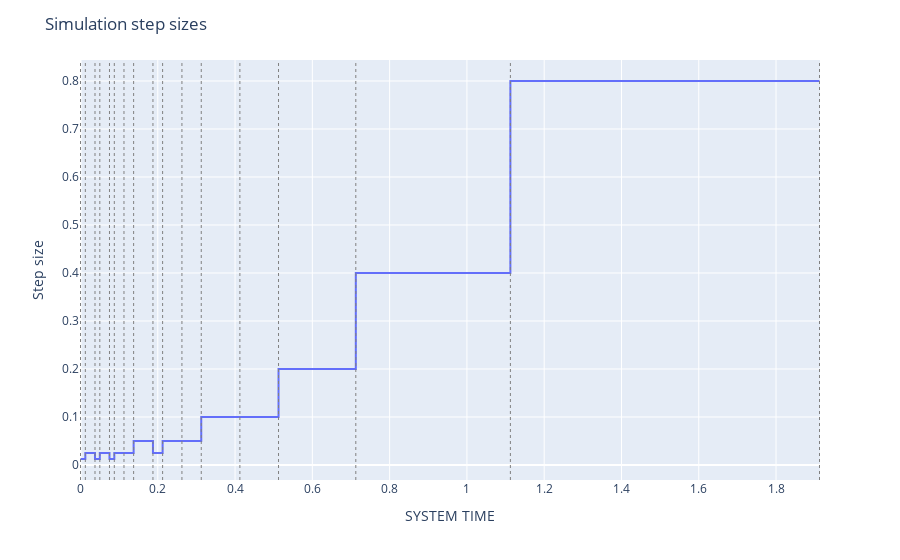

Source (notebook cell):
### Code cell
dynamics.plot_step_sizes(show_intervals=True)

### Figure 1 — Plotly figure (JSON) as saved in the notebook; plotly's stock layout.template omitted (floating-point values rounded to 4 significant figures)
{"data": [{"hovertemplate": "x=%{x}<br>y=%{y}<extra></extra>", "legendgroup": "", "line": {"color": "#636efa", "dash": "solid"}, "marker": {"symbol": "circle"}, "mode": "lines", "name": "", "orientation": "v", "showlegend": false, "type": "scatter", "x": [0, 0.0125, 0.0125, 0.0375, 0.0375, 0.05, 0.05, 0.075, 0.075, 0.0875, 0.0875, 0.1375, 0.1375, 0.1875, 0.1875, 0.2125, 0.2125, 0.3125, 0.3125, 0.5125, 0.5125, 0.7125, 0.7125, 1.112, 1.112, 1.912], "xaxis": "x", "y": [0.0125, 0.0125, 0.025, 0.025, 0.0125, 0.0125, 0.025, 0.025, 0.0125, 0.0125, 0.025, 0.025, 0.05, 0.05, 0.025, 0.025, 0.05, 0.05, 0.1, 0.1, 0.2, 0.2, 0.4, 0.4, 0.8, 0.8], "yaxis": "y"}], "layout": {"autosize": true, "legend": {"tracegroupgap": 0}, "margin": {"t": 60}, "shapes": [{"line": {"color": "gray", "dash": "dot", "width": 1}, "type": "line", "x0": 0, "x1": 0, "xref": "x", "y0": 0, "y1": 1, "yref": "y domain"}, {"line": {"color": "gray", "dash": "dot", "width": 1}, "type": "line", "x0": 0.0125, "x1": 0.0125, "xref": "x", "y0": 0, "y1": 1, "yref": "y domain"}, {"line": {"color": "gray", "dash": "dot", "width": 1}, "type": "line", "x0": 0.0375, "x1": 0.0375, "xref": "x", "y0": 0, "y1": 1, "yref": "y domain"}, {"line": {"color": "gray", "dash": "dot", "width": 1}, "type": "line", "x0": 0.05, "x1": 0.05, "xref": "x", "y0": 0, "y1": 1, "yref": "y domain"}, {"line": {"color": "gray", "dash": "dot", "width": 1}, "type": "line", "x0": 0.075, "x1": 0.075, "xref": "x", "y0": 0, "y1": 1, "yref": "y domain"}, {"line": {"color": "gray", "dash": "dot", "width": 1}, "type": "line", "x0": 0.0875, "x1": 0.0875, "xref": "x", "y0": 0, "y1": 1, "yref": "y domain"}, {"line": {"color": "gray", "dash": "dot", "width": 1}, "type": "line", "x0": 0.1125, "x1": 0.1125, "xref": "x", "y0": 0, "y1": 1, "yref": "y domain"}, {"line": {"color": "gray", "dash": "dot", "width": 1}, "type": "line", "x0": 0.1375, "x1": 0.1375, "xref": "x", "y0": 0, "y1": 1, "yref": "y domain"}, {"line": {"color": "gray", "dash": "dot", "width": 1}, "type": "line", "x0": 0.1875, "x1": 0.1875, "xref": "x", "y0": 0, "y1": 1, "yref": "y domain"}, {"line": {"color": "gray", "dash": "dot", "width": 1}, "type": "line", "x0": 0.2125, "x1": 0.2125, "xref": "x", "y0": 0, "y1": 1, "yref": "y domain"}, {"line": {"color": "gray", "dash": "dot", "width": 1}, "type": "line", "x0": 0.2625, "x1": 0.2625, "xref": "x", "y0": 0, "y1": 1, "yref": "y domain"}, {"line": {"color": "gray", "dash": "dot", "width": 1}, "type": "line", "x0": 0.3125, "x1": 0.3125, "xref": "x", "y0": 0, "y1": 1, "yref": "y domain"}, {"line": {"color": "gray", "dash": "dot", "width": 1}, "type": "line", "x0": 0.4125, "x1": 0.4125, "xref": "x", "y0": 0, "y1": 1, "yref": "y domain"}, {"line": {"color": "gray", "dash": "dot", "width": 1}, "type": "line", "x0": 0.5125, "x1": 0.5125, "xref": "x", "y0": 0, "y1": 1, "yref": "y domain"}, {"line": {"color": "gray", "dash": "dot", "width": 1}, "type": "line", "x0": 0.7125, "x1": 0.7125, "xref": "x", "y0": 0, "y1": 1, "yref": "y domain"}, {"line": {"color": "gray", "dash": "dot", "width": 1}, "type": "line", "x0": 1.112, "x1": 1.112, "xref": "x", "y0": 0, "y1": 1, "yref": "y domain"}, {"line": {"color": "gray", "dash": "dot", "width": 1}, "type": "line", "x0": 1.912, "x1": 1.912, "xref": "x", "y0": 0, "y1": 1, "yref": "y domain"}], "title": {"text": "Simulation step sizes"}, "xaxis": {"anchor": "y", "autorange": true, "domain": [0, 1], "range": [-0.001669, 1.914], "title": {"text": "SYSTEM TIME"}, "type": "linear"}, "yaxis": {"anchor": "x", "autorange": true, "domain": [0, 1], "range": [-0.03125, 0.8438], "title": {"text": "Step size"}, "type": "linear"}}}
